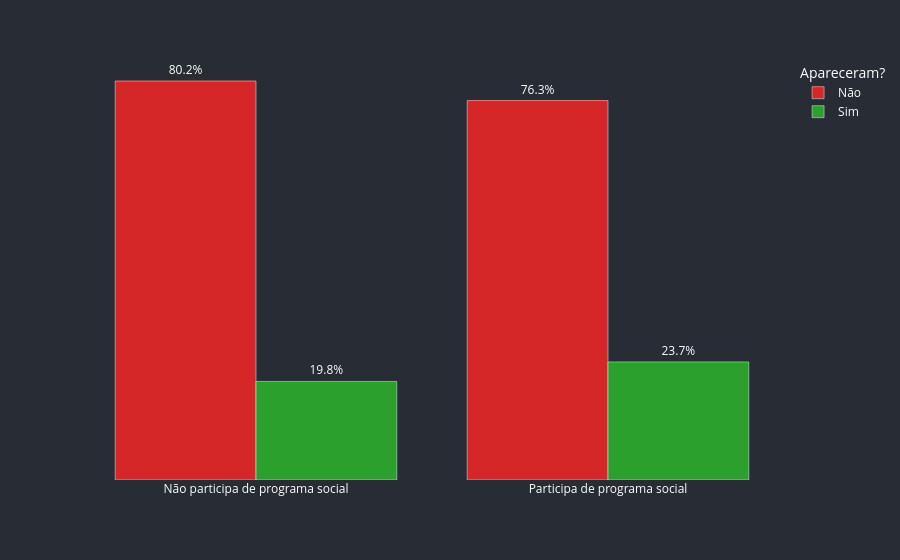

The cell this chart's notebook holds for it:
### Markdown cell above
##### Programa social influencia?

### Code cell
prog = pd.crosstab(df["Scholarship"], df["No-show"], normalize="index").rename(index={0: 'Não participa de programa social', 1: 'Participa de programa social'}) * 100

graf6 = px.bar(prog, 
               barmode='group',
               labels={"Scholarship": "", "No-show": "Apareceram?"},
               color_discrete_map={"Sim":'#2ca02c',"Não": '#d62728'})

graf6.update_traces(texttemplate='%{y:,.1f}%', textposition='outside')

graf6.update_layout(
    paper_bgcolor="#282C34", 
    plot_bgcolor="#282C34", 
    font_color="white",
    yaxis=dict(title="", showticklabels=False, showgrid=False, visible=False),
    xaxis=dict(title=""))

graf6.show()

### Figure 1 — Plotly figure (JSON) as saved in the notebook; plotly's stock layout.template omitted (floating-point values rounded to 4 significant figures)
{"data": [{"alignmentgroup": "True", "hovertemplate": "Apareceram?=Não<br>=%{x}<br>value=%{y}<extra></extra>", "legendgroup": "Não", "marker": {"color": "#d62728", "pattern": {"shape": ""}}, "name": "Não", "offsetgroup": "Não", "orientation": "v", "showlegend": true, "textposition": "outside", "texttemplate": "%{y:,.1f}%", "type": "bar", "x": ["Não participa de programa social", "Participa de programa social"], "xaxis": "x", "y": [80.19, 76.26], "yaxis": "y"}, {"alignmentgroup": "True", "hovertemplate": "Apareceram?=Sim<br>=%{x}<br>value=%{y}<extra></extra>", "legendgroup": "Sim", "marker": {"color": "#2ca02c", "pattern": {"shape": ""}}, "name": "Sim", "offsetgroup": "Sim", "orientation": "v", "showlegend": true, "textposition": "outside", "texttemplate": "%{y:,.1f}%", "type": "bar", "x": ["Não participa de programa social", "Participa de programa social"], "xaxis": "x", "y": [19.81, 23.74], "yaxis": "y"}], "layout": {"barmode": "group", "font": {"color": "white"}, "legend": {"title": {"text": "Apareceram?"}, "tracegroupgap": 0}, "margin": {"t": 60}, "paper_bgcolor": "#282C34", "plot_bgcolor": "#282C34", "xaxis": {"anchor": "y", "domain": [0, 1], "title": {"text": ""}}, "yaxis": {"anchor": "x", "domain": [0, 1], "showgrid": false, "showticklabels": false, "title": {"text": ""}, "visible": false}}}
